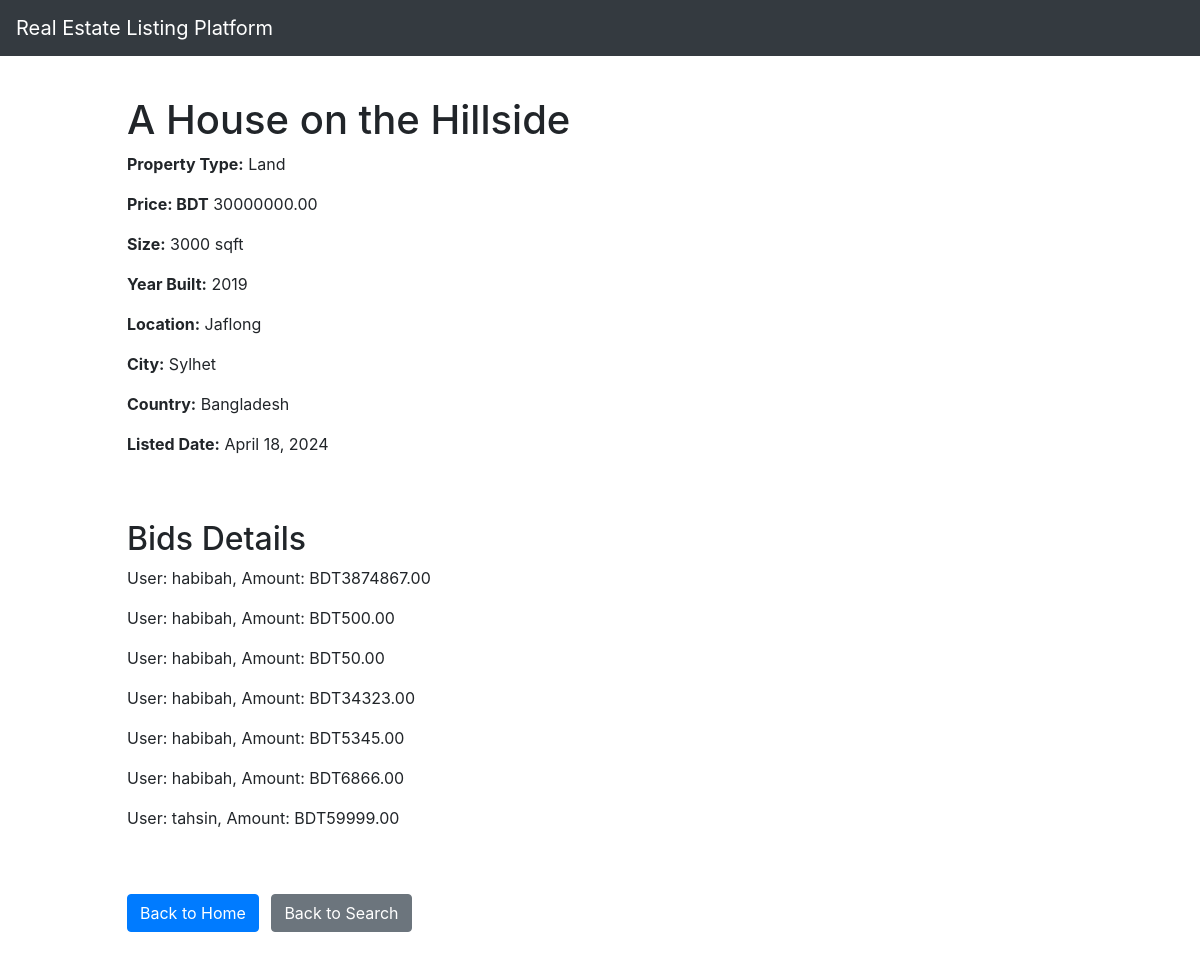
Screenshot of /details/9 with the database file from the repository.
### platforms/models.py (models this page shows, shortened)
class Platform(models.Model):
    property_type_choices = [
        ('Residential', 'Residential'),
        ('Commercial', 'Commercial'),
        ('Land', 'Land'),
        ('Industrial', 'Industrial'),
        ('Special Purpose', 'Special Purpose')
    ]
    owner = models.ForeignKey(User, on_delete=models.CASCADE, default=1)
    title = models.CharField(max_length=100)
    description = models.TextField(default="This Property is mindblowing!")
    property_type = models.CharField(max_length=20, choices=property_type_choices)
    price = models.DecimalField(max_digits=10, decimal_places=2)
    size_sqft = models.PositiveIntegerField()
    year_built = models.PositiveIntegerField()
    location = models.CharField(max_length=100)
    city = models.CharField(max_length=50)
    country = models.CharField(max_length=50)
    listed_date = models.DateField(auto_now_add=True)
    image = models.ImageField(default='houses.png', blank=True)

class Bid(models.Model):
    user = models.ForeignKey(User, on_delete=models.CASCADE)
    property = models.ForeignKey(Platform, on_delete=models.CASCADE, related_name='bids')
    amount = models.DecimalField(max_digits=10, decimal_places=2)
    bid_status = models.CharField(max_length=20, choices=[
        ('Pending', 'Pending'),
        ('Accepted', 'Accepted'),
        ('Rejected', 'Rejected')
    ], default='Pending')
    date_placed = models.DateTimeField(auto_now_add=True)

### mysite/views.py (the view)
# urls.py: path('details/<int:property_id>', views.details, name='details'),
def details(request, property_id):
    platform = get_object_or_404(Platform, pk=property_id)
    bids = platform.bids.all().select_related('user')
    return render(request, 'details.html', {
    "platform": platform,  'bids': bids,
  })

### templates/details.html (shortened to what this page needs)
<!DOCTYPE html>
<html lang="en">
{% extends "home.html" %}
{% block content %}
<head>
    <link rel="stylesheet" href="https://cdn.jsdelivr.net/npm/bootstrap@4.3.1/dist/css/bootstrap.min.css">
</head>
<body>
    <div class="container mt-4">
        <h1>{{ platform.title }}</h1>
        <p><strong>Property Type:</strong> {{ platform.property_type }}</p>
        <p><strong>Price: BDT</strong> {{ platform.price }}</p>
        <p><strong>Size:</strong> {{ platform.size_sqft }} sqft</p>
        <p><strong>Year Built:</strong> {{ platform.year_built }}</p>
        <p><strong>Location:</strong> {{ platform.location }}</p>
        <p><strong>City:</strong> {{ platform.city }}</p>
        <p><strong>Country:</strong> {{ platform.country }}</p>
        <p><strong>Listed Date:</strong> {{ platform.listed_date }}</p>
        <br> <br>
        <h2>Bids Details</h2>
    <div id="bids">
        {% for bid in bids %}
            <p>User: {{ bid.user.username }}, Amount: BDT{{ bid.amount }}</p>
        {% endfor %}
    </div>
        <br> <br>
            <a href="{% url 'home' %}" class="btn btn-primary">Back to Home</a>
            <a href="{% url 'search' %}" class="btn btn-secondary ml-2">Back to Search</a>
    </div>
{% endblock %}

### rows the page displays
Platform: title "A House on the Hillside", property_type "Land", price "30000000.00", size_sqft "3000", year_built "2019", location "Jaflong", city "Sylhet", country "Bangladesh", listed_date "April 18, 2024"
Bid: user.username "habibah", amount "3874867.00"
Bid: user.username "habibah", amount "500.00"
Bid: user.username "habibah", amount "50.00"
Bid: user.username "habibah", amount "34323.00"
Bid: user.username "habibah", amount "5345.00"
Bid: user.username "habibah", amount "6866.00"
Bid: user.username "tahsin", amount "59999.00"
